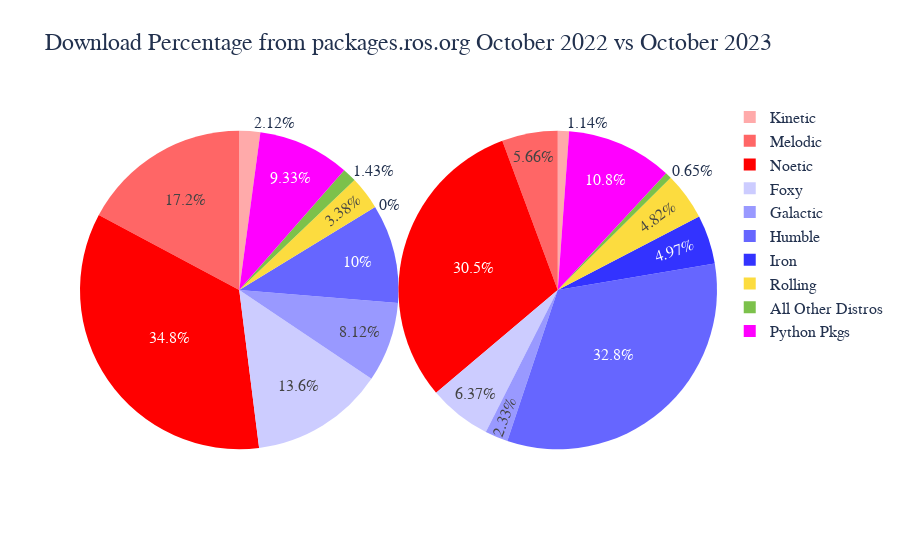

Notebook code cell kept with this figure:
### Code cell
# Generate side by side plots of distros
temp = distro_df[distro_df[this_year]>=1].copy()
new_names = [a[0].upper()+a[1:] for a in temp["name"]]
print(new_names)
temp["name"] = pd.Series(data=new_names,copy=False,index=temp["name"].index)

new_row = pd.DataFrame(data=[{"name":"All Other Distros","2023":all_other_this,"2022":all_other_last},
                             {"name":"Python Pkgs","2023":everything_else_this,"2022":everything_else_last}])
temp = pd.concat([temp, new_row], ignore_index=True)
print(temp["name"])
print(temp)
print(temp[last_year].sum())
print(temp[this_year].sum())

colors ={"noetic": 'rgba(255,0,0,0.4)',
         "melodic": 'rgba(255,0,0,0.4)',
         "kinetic": 'rgba(255,0,0,0.4)',
         "dashing": 'rgba(255,0,0,0.4)',
         "eloquent": 'rgba(255,0,0,0.4)',
         "foxy": 'rgba(255,0,0,0.4)',         
         "galactic": 'rgba(255,0,0,0.4)',
         "humble": 'rgba(255,0,0,0.4)',
         "iron": 'rgba(255,0,0,0.4)',
         "rolling": 'rgba(255,0,0,0.4)',
        }

#title={
#    'text': "Plot Title",
#    'xanchor': 'center',
#    'yanchor': 'top'}
title ={
    'text': "Plot Title",
    'y':0.9,
    'x':0.5,
    'xanchor': 'center',
    'yanchor': 'bottom'}

trace1 = go.Pie(values= temp[last_year], labels = temp["name"],domain=dict(x=[0, 0.5]),title="",sort= False)
trace2 = go.Pie(values= temp[this_year], labels = temp["name"],domain=dict(x=[0.5,1.0]),title="", sort=False)
layout = go.Layout(title="Download Percentage from packages.ros.org October 2022 vs October 2023")
data = [trace1,trace2]
fig = go.Figure(data=data, layout=layout)


fig.update_layout(
    font_family="Arial",
    font_color="#22314E",
    font_size=16,
    title_font_size = 24,
    title_font_family="Arial",
    title_font_color="#22314E"
)

fig.update_traces(marker=dict(colors=['#FFAAAA','#FF6666','#FF0000','#CCCCFF','#9999FF',
                                      '#6666FF','#3333FF','#fcdc3f',"#7cc14b","#FF00FF"]))

fig.show()

### Figure 1 — Plotly figure (JSON) as saved in the notebook; plotly's stock layout.template omitted (floating-point values rounded to 4 significant figures)
{"data": [{"domain": {"x": [0, 0.5]}, "labels": ["Kinetic", "Melodic", "Noetic", "Foxy", "Galactic", "Humble", "Iron", "Rolling", "All Other Distros", "Python Pkgs"], "marker": {"colors": ["#FFAAAA", "#FF6666", "#FF0000", "#CCCCFF", "#9999FF", "#6666FF", "#3333FF", "#fcdc3f", "#7cc14b", "#FF00FF"]}, "sort": false, "title": {"text": ""}, "type": "pie", "values": [2.12, 17.19, 34.8, 13.59, 8.12, 10.04, 0, 3.38, 1.43, 9.33]}, {"domain": {"x": [0.5, 1]}, "labels": ["Kinetic", "Melodic", "Noetic", "Foxy", "Galactic", "Humble", "Iron", "Rolling", "All Other Distros", "Python Pkgs"], "marker": {"colors": ["#FFAAAA", "#FF6666", "#FF0000", "#CCCCFF", "#9999FF", "#6666FF", "#3333FF", "#fcdc3f", "#7cc14b", "#FF00FF"]}, "sort": false, "title": {"text": ""}, "type": "pie", "values": [1.14, 5.66, 30.51, 6.37, 2.33, 32.79, 4.97, 4.82, 0.65, 10.76]}], "layout": {"font": {"color": "#22314E", "family": "Arial", "size": 16}, "title": {"font": {"color": "#22314E", "family": "Arial", "size": 24}, "text": "Download Percentage from packages.ros.org October 2022 vs October 2023"}}}
